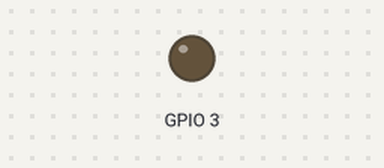
Simulated run of this program. Board: Raspberry Pi (BCM pin numbers), started with the argument 3. On the bench: output pins drawn as LEDs (lit = HIGH).

Above: at 0.05 s.
At 0.95 s:
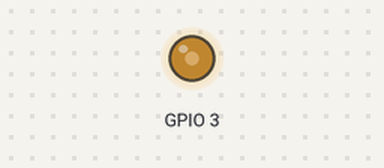
At 1.85 s:
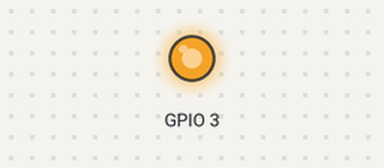
At 3.7 s:
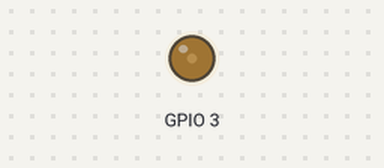
Timing chart, 0 to 5.2 s (numbered marks = the images above):
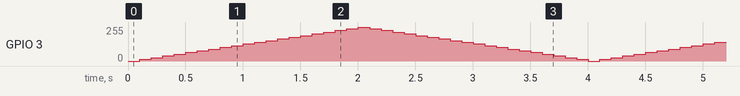

The program:

pwm_led_test.py
```python
#!/usr/bin/env python3

"""PWM Led using RPi.GPIO."""

import RPi.GPIO as GPIO
import time
import sys

def do_led_things(pin_led):
    # setup pin mode
    GPIO.setup(pin_led, GPIO.OUT)

    # setup pwm signal
    pwm = GPIO.PWM(pin_led, 50)
    pwm.start(0)

    try:
        while True:
            for dc in range(0, 100, 5):
                pwm.ChangeDutyCycle(dc)
                time.sleep(0.1)
            for dc in range(100, 0, -5):
                pwm.ChangeDutyCycle(dc)
                time.sleep(0.1)

    except KeyboardInterrupt:
        pwm.stop()

if __name__ == "__main__":
    argc = len(sys.argv)
    if(argc != 2):
        print("uso: " + sys.argv[0] + " <led_BCM_pin>")
        exit()

    # init GPIO mode
    GPIO.setmode(GPIO.BCM)
    GPIO.setwarnings(False)

    # send pwm signals to the led
    do_led_things(int(sys.argv[1]))

    # cleanup GPIO pin's
    GPIO.cleanup()

    print("\nBye!!")
```
